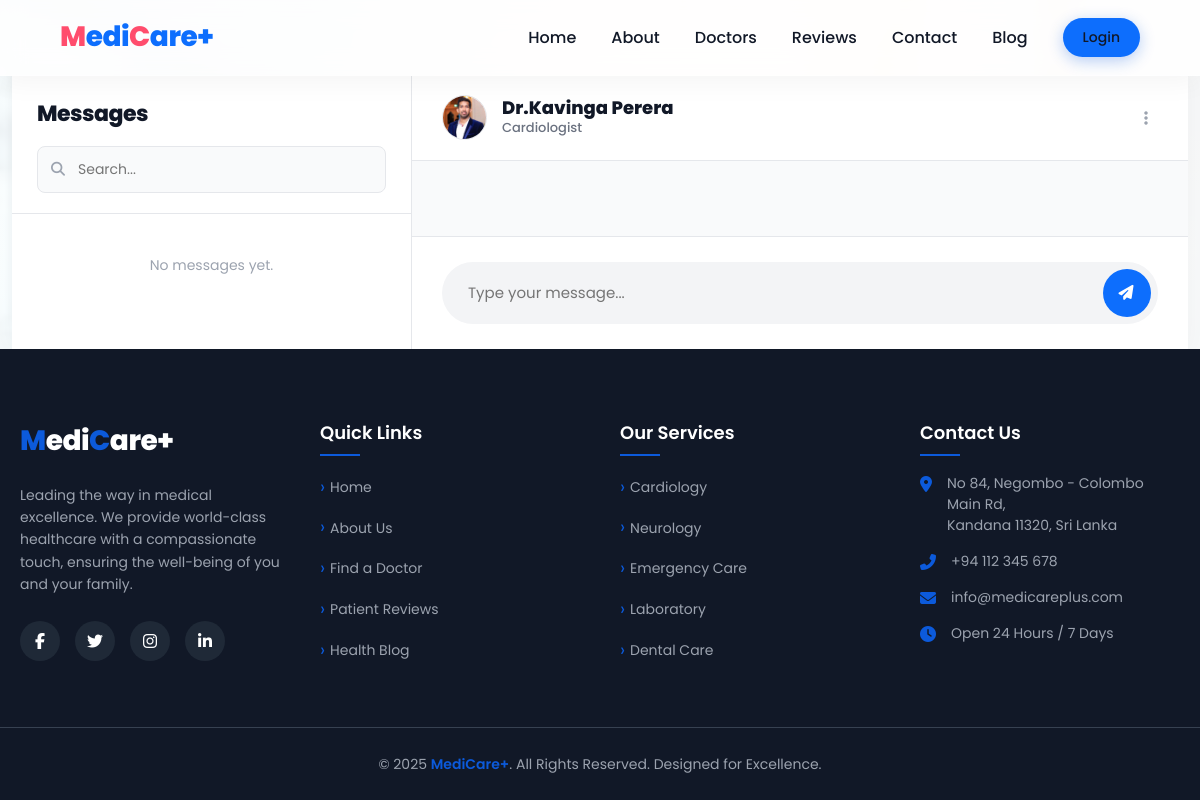
Page /inbox.php?doctor_id=1 (signed in) on the committed database.
### tables this page shows
CREATE TABLE `doctors` (
  `id` int(11) NOT NULL,
  `name` varchar(100) NOT NULL,
  `email` varchar(100) NOT NULL,
  `password` varchar(255) NOT NULL,
  `specialty` varchar(100) NOT NULL,
  `image` varchar(255) NOT NULL,
  `qualification` varchar(255) DEFAULT 'MBBS, MD (Colombo)',
  `experience` int(11) DEFAULT 10,
  `bio` text DEFAULT NULL
);

### inbox.php (the view, shortened to what this page needs)
<?php
include 'db_connect.php';
$user_id = $_SESSION['user_id'];
$selected_doctor_id = isset($_GET['doctor_id']) ? intval($_GET['doctor_id']) : null;
$sidebar_sql = "
    SELECT d.id, d.name, d.image, d.specialty, m.message, m.created_at
    FROM doctors d
    JOIN (
        SELECT doctor_id, message, created_at
        FROM messages
        WHERE id IN (
            SELECT MAX(id) FROM messages WHERE user_id = '$user_id' GROUP BY doctor_id
        )
    ) m ON d.id = m.doctor_id
    ORDER BY m.created_at DESC
";
$sidebar_result = mysqli_query($conn, $sidebar_sql);
$active_doc = null;
if ($selected_doctor_id) {
    $doc_query = mysqli_query($conn, "SELECT * FROM doctors WHERE id = '$selected_doctor_id'");
    $active_doc = mysqli_fetch_assoc($doc_query);
}
include 'header.php';
?>
<div class="inbox-layout">
    <div class="sidebar">
        <div class="sidebar-header">
            <h2>Messages</h2>
            <div class="search-wrapper">
                <i class="fas fa-search search-icon"></i>
                <input type="text" class="search-input" placeholder="Search...">
            </div>
        </div>
        <div class="conversation-list">
            <?php if (mysqli_num_rows($sidebar_result) > 0): ?>
                <?php while ($row = mysqli_fetch_assoc($sidebar_result)): ?>
                    <a href="inbox.php?doctor_id=<?php echo $row['id']; ?>"
                        class="chat-item <?php echo ($selected_doctor_id == $row['id']) ? 'active' : ''; ?>">
                        <div class="avatar-wrapper">
                            <img src="<?php echo htmlspecialchars($row['image']); ?>" class="avatar">
                        </div>
                        <div class="info">
                            <div class="name-row">
                                <span class="name"><?php echo htmlspecialchars($row['name']); ?></span>
                                <?php if (isset($row['created_at'])): ?>
                                    <span class="time-meta"><?php echo date('M d', strtotime($row['created_at'])); ?></span>
                                <?php endif; ?>
                            </div>
                            <span class="preview"><?php echo htmlspecialchars($row['message']); ?></span>
                        </div>
                    </a>
                <?php endwhile; ?>
            <?php else: ?>
                <div style="padding: 30px; text-align: center; color: #9ca3af; font-size: 14px;">No messages yet.</div>
            <?php endif; ?>
        </div>
    </div>
    <div class="chat-panel">
        <?php if ($selected_doctor_id && $active_doc): ?>
            <div class="chat-header">
                <div class="header-user">
                    <img src="<?php echo htmlspecialchars($active_doc['image']); ?>" class="avatar" style="width: 45px; height: 45px;">
                    <div>
                        <h3><?php echo htmlspecialchars($active_doc['name']); ?></h3>
                        <span class="specialty-text"><?php echo htmlspecialchars($active_doc['specialty']); ?></span>
                    </div>
                </div>
                <div style="color: #9ca3af;">
                    <i class="fas fa-ellipsis-v" style="cursor: pointer; padding: 10px;"></i>
                </div>
            </div>
            <div class="messages-container" id="msgBox">
            </div>
            <div class="input-area">
                <form method="POST" class="input-wrapper">
                    <input type="text" name="message" class="text-input" placeholder="Type your message..." autocomplete="off" required>
                    <button type="submit" name="send_msg" class="send-btn">
                        <i class="fas fa-paper-plane" style="margin-left: -2px; font-size: 15px;"></i>
                    </button>
                </form>
            </div>
        <?php endif; ?>
    </div>
</div>
<?php include 'footer.php'; ?>

### header.php (style rules this page uses)
:root { --primary-color: #0c5adb; --primary-dark: #0946a8; --accent-color: #ff4d6d; --text-dark: #1f2937; --text-light: #6b7280; --white: #ffffff; --glass-bg: rgba(255, 255, 255, 0.95); --shadow-soft: 0 10px 40px rgba(0, 0, 0, 0.08); --radius: 12px; }
* { margin: 0; padding: 0; box-sizing: border-box; font-family: "Poppins", sans-serif; scroll-behavior: smooth; }
body { background: linear-gradient(rgba(255, 255, 255, 0.9), rgba(255, 255, 255, 0.9)), url('images/background3.png'); background-repeat: no-repeat; background-position: center center; background-attachment: fixed; background-size: cover; color: var(--text-dark); line-height: 1.6; min-height: 100vh; display: flex; flex-direction: column; }

### inbox.php (style rules this page uses)
:root { --primary-color: #0d6efd; --primary-light: #eff6ff; --text-dark: #111827; --text-muted: #6b7280; --border-color: #e5e7eb; --bg-color: #f3f4f6; }
body { background-color: var(--bg-color); overflow: hidden; height: 100vh; }
.inbox-layout { display: flex; width: 98%; height: calc(100vh - 80px); margin: 0 auto; background: #fff; overflow: hidden; box-shadow: 0 0 20px rgba(0, 0, 0, 0.03); }
.sidebar { width: 400px; border-right: 1px solid var(--border-color); display: flex; flex-direction: column; background: #fff; flex-shrink: 0; }
.sidebar-header { padding: 20px 25px; border-bottom: 1px solid var(--border-color); }
.sidebar-header h2 { font-size: 22px; font-weight: 800; color: var(--text-dark); margin-bottom: 15px; letter-spacing: -0.5px; }
.search-wrapper { position: relative; }
.search-input { width: 100%; padding: 12px 15px 12px 40px; border-radius: 8px; border: 1px solid var(--border-color); background: #f9fafb; font-size: 14px; color: var(--text-dark); outline: none; transition: all 0.2s; }
.search-icon { position: absolute; left: 14px; top: 50%; transform: translateY(-50%); color: #9ca3af; font-size: 14px; }
.conversation-list { flex: 1; overflow-y: auto; padding: 10px 0; }
.avatar { width: 50px; height: 50px; border-radius: 50%; object-fit: cover; border: 1px solid var(--border-color); }
.chat-panel { flex: 1; display: flex; flex-direction: column; background: #ffffff; position: relative; }
.chat-header { height: 85px; padding: 0 30px; border-bottom: 1px solid var(--border-color); display: flex; align-items: center; justify-content: space-between; background: #fff; z-index: 10; }
.header-user { display: flex; align-items: center; gap: 15px; }
.header-user h3 { font-size: 18px; font-weight: 800; margin: 0; color: var(--text-dark); line-height: 1.2; }
.specialty-text { font-size: 13px; color: var(--text-muted); font-weight: 500; display: block; }
.messages-container { flex: 1; padding: 30px; overflow-y: auto; display: flex; flex-direction: column; gap: 12px; background-color: #f9fafb; }
.input-area { padding: 25px 30px; background: #fff; border-top: 1px solid var(--border-color); }
.input-wrapper { display: flex; align-items: center; background: #f3f4f6; border-radius: 50px; padding: 6px 6px 6px 25px; border: 1px solid transparent; transition: 0.2s; }
.text-input { flex: 1; border: none; background: transparent; outline: none; font-size: 15px; color: var(--text-dark); padding: 12px 0; }
.send-btn { width: 48px; height: 48px; border-radius: 50%; background: var(--primary-color); color: white; border: none; font-size: 16px; cursor: pointer; display: flex; align-items: center; justify-content: center; margin-left: 10px; transition: 0.2s; }

### rows in the picture
doctors: image (picture), name "Dr.Kavinga Perera", specialty "Cardiologist"
